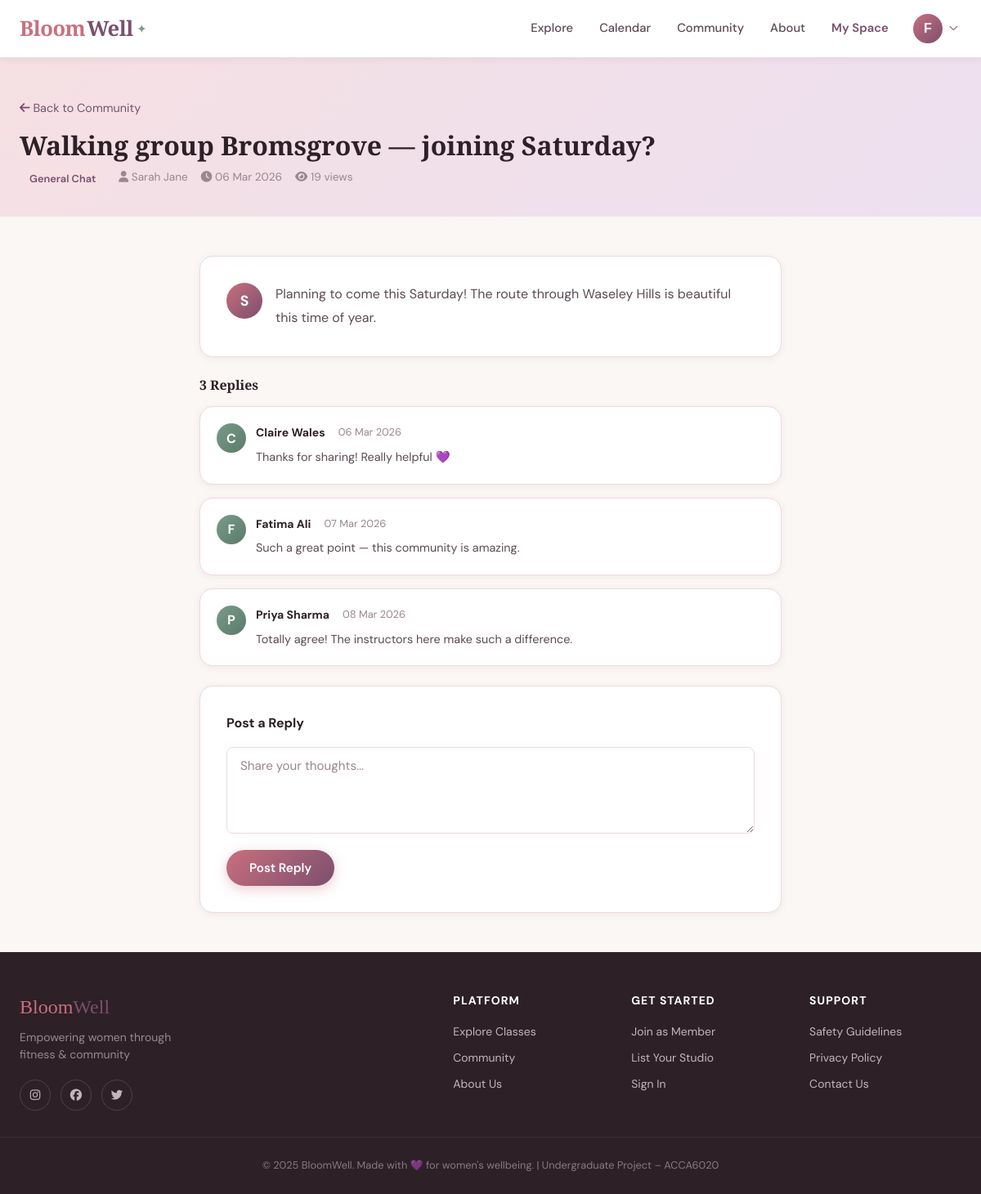
The app's page /member/discussion/4 (signed in) with its own data.
### app/models/__init__.py (models this page shows, shortened)
class User(UserMixin, db.Model):
    __tablename__ = 'users'
    id = db.Column(db.Integer, primary_key=True)
    email = db.Column(db.String(120), unique=True, nullable=False, index=True)
    username = db.Column(db.String(80), unique=True, nullable=False)
    password_hash = db.Column(db.String(256), nullable=False)
    role = db.Column(db.String(20), nullable=False, default='member')
    full_name = db.Column(db.String(120))
    profile_image = db.Column(db.String(200), default='default_avatar.png')
    bio = db.Column(db.Text)
    location = db.Column(db.String(120))
    phone = db.Column(db.String(20))
    is_active = db.Column(db.Boolean, default=True)
    is_verified = db.Column(db.Boolean, default=False)
    created_at = db.Column(db.DateTime, default=datetime.utcnow)
    last_seen = db.Column(db.DateTime, default=datetime.utcnow)
    member_profile = db.relationship('MemberProfile', backref='user', uselist=False, cascade='all, delete-orphan')
    provider_profile = db.relationship('ProviderProfile', backref='user', uselist=False, cascade='all, delete-orphan')
    bookings = db.relationship('Booking', backref='user', lazy='dynamic', cascade='all, delete-orphan')
    reviews = db.relationship('Review', backref='user', lazy='dynamic', cascade='all, delete-orphan')
    reports = db.relationship('Report', backref='reporter', lazy='dynamic', cascade='all, delete-orphan', foreign_keys='Report.reporter_id')
    discussions = db.relationship('Discussion', backref='author', lazy='dynamic', cascade='all, delete-orphan')
    discussion_replies = db.relationship('DiscussionReply', backref='author', lazy='dynamic', cascade='all, delete-orphan')
    def is_admin(self): return self.role == 'admin'
    def is_provider(self): return self.role == 'provider'
    def is_member(self): return self.role == 'member'

class Discussion(db.Model):
    __tablename__ = 'discussions'
    id = db.Column(db.Integer, primary_key=True)
    author_id = db.Column(db.Integer, db.ForeignKey('users.id'), nullable=False)
    title = db.Column(db.String(200), nullable=False)
    body = db.Column(db.Text, nullable=False)
    category = db.Column(db.String(50))
    is_pinned = db.Column(db.Boolean, default=False)
    is_active = db.Column(db.Boolean, default=True)
    is_members_only = db.Column(db.Boolean, default=False)
    view_count = db.Column(db.Integer, default=0)
    created_at = db.Column(db.DateTime, default=datetime.utcnow)
    replies = db.relationship('DiscussionReply', backref='discussion', lazy='dynamic', cascade='all, delete-orphan')

class DiscussionReply(db.Model):
    __tablename__ = 'discussion_replies'
    id = db.Column(db.Integer, primary_key=True)
    discussion_id = db.Column(db.Integer, db.ForeignKey('discussions.id'), nullable=False)
    author_id = db.Column(db.Integer, db.ForeignKey('users.id'), nullable=False)
    body = db.Column(db.Text, nullable=False)
    is_active = db.Column(db.Boolean, default=True)
    created_at = db.Column(db.DateTime, default=datetime.utcnow)

### app/routes/member.py (the view, shortened to what this page needs)
@member_bp.route('/discussion/<int:discussion_id>', methods=['GET', 'POST'])
@login_required
def view_discussion(discussion_id):
    discussion = Discussion.query.get_or_404(discussion_id)
    if discussion.is_members_only and not (current_user.is_authenticated and current_user.is_member()):
        flash('This discussion is for members only.', 'warning')
        return redirect(url_for('main.community'))
    discussion.view_count += 1
    db.session.commit()
    form = ReplyForm()
    replies = discussion.replies.filter_by(is_active=True).order_by(DiscussionReply.created_at.asc()).all()
    return render_template('member/view_discussion.html', discussion=discussion,
                           replies=replies, form=form, title=discussion.title)

### app/forms/__init__.py
class ReplyForm(FlaskForm):
    body = TextAreaField('Your Reply', validators=[DataRequired(), Length(min=2, max=2000)])
    submit = SubmitField('Post Reply')

### app/models/__init__.py (called while the page is built)
@login_manager.user_loader
def load_user(user_id):
    return User.query.get(int(user_id))

### app/templates/member/view_discussion.html (shortened to what this page needs)
{% extends "base.html" %}
{% block content %}
<div style="background:linear-gradient(135deg,var(--rose-pale),#ede0f0);padding:3rem 0 2rem;">
  <div class="container">
    <a href="{{ url_for('main.community') }}" style="color:var(--plum);font-size:0.9rem;text-decoration:none;"><i class="fas fa-arrow-left"></i> Back to Community</a>
    <h1 style="font-family:var(--font-display);font-size:2rem;margin-top:0.75rem;">{{ discussion.title }}</h1>
    <div style="display:flex;gap:1rem;flex-wrap:wrap;margin-top:0.5rem;">
      <span style="background:var(--rose-pale);color:var(--plum);padding:0.2rem 0.75rem;border-radius:100px;font-size:0.8rem;font-weight:600;">{{ discussion.category.replace('_',' ').title() if discussion.category else 'General' }}</span>
      <span style="font-size:0.85rem;color:var(--text-light);"><i class="fas fa-user"></i> {{ discussion.author.full_name or discussion.author.username }}</span>
      <span style="font-size:0.85rem;color:var(--text-light);"><i class="fas fa-clock"></i> {{ discussion.created_at.strftime('%d %b %Y') }}</span>
      <span style="font-size:0.85rem;color:var(--text-light);"><i class="fas fa-eye"></i> {{ discussion.view_count }} views</span>
    </div>
  </div>
</div>
<div style="background:var(--cream);padding:3rem 0;"><div class="container" style="max-width:760px;">
  <div class="card mb-3"><div class="card-body" style="padding:2rem;">
    <div style="display:flex;gap:1rem;">
      <div style="width:44px;height:44px;border-radius:50%;background:linear-gradient(135deg,var(--rose),var(--plum));color:white;display:flex;align-items:center;justify-content:center;font-weight:700;font-size:1.1rem;flex-shrink:0;">{{ discussion.author.full_name[0] if discussion.author.full_name else '?' }}</div>
      <p style="color:var(--text-mid);line-height:1.8;">{{ discussion.body }}</p>
    </div>
  </div></div>
  <h3 style="font-size:1rem;font-weight:700;margin-bottom:1rem;">{{ replies|length }} Repl{{ 'y' if replies|length==1 else 'ies' }}</h3>
  {% for reply in replies %}
  <div class="card mb-2"><div class="card-body" style="padding:1.25rem;">
    <div style="display:flex;gap:0.75rem;">
      <div style="width:36px;height:36px;border-radius:50%;background:linear-gradient(135deg,var(--sage),#5a7a6a);color:white;display:flex;align-items:center;justify-content:center;font-weight:700;flex-shrink:0;">{{ reply.author.full_name[0] if reply.author.full_name else '?' }}</div>
      <div style="flex:1;">
        <div style="display:flex;gap:1rem;align-items:center;margin-bottom:0.4rem;">
          <strong style="font-size:0.875rem;">{{ reply.author.full_name or reply.author.username }}</strong>
          <span style="font-size:0.8rem;color:var(--text-light);">{{ reply.created_at.strftime('%d %b %Y') }}</span>
        </div>
        <p style="color:var(--text-mid);font-size:0.9rem;line-height:1.7;">{{ reply.body }}</p>
      </div>
    </div>
  </div></div>
  {% endfor %}
  {% if current_user.is_authenticated %}
  <div class="card mt-3"><div class="card-body" style="padding:2rem;">
    <h4 style="font-size:1rem;font-weight:700;margin-bottom:1rem;">Post a Reply</h4>
    <form method="POST">
      <div class="form-group">{{ form.body(class="form-control", placeholder="Share your thoughts...", rows=4) }}{% for e in form.body.errors %}<li class="form-errors">{{ e }}</li>{% endfor %}</div>
      {{ form.submit(class="btn btn-primary") }}
    </form>
  </div></div>
  {% else %}
  <div class="card mt-3"><div class="card-body" style="text-align:center;padding:2rem;"><p style="color:var(--text-light);margin-bottom:1rem;">Sign in to join the conversation.</p><a href="{{ url_for('auth.login') }}" class="btn btn-primary">Sign In</a></div></div>
  {% endif %}
</div></div>
{% endblock %}

### app/templates/base.html (shortened to what this page needs)
<!DOCTYPE html>
<html lang="en">
<head>
    <link rel="stylesheet" href="https://cdnjs.cloudflare.com/ajax/libs/font-awesome/6.5.0/css/all.min.css">
    <link rel="stylesheet" href="{{ url_for('static', filename='css/style.css') }}">
</head>
<body>
<nav class="navbar">
    <div class="nav-container">
        <a href="{{ url_for('main.index') }}" class="nav-logo">
            <span class="logo-bloom">Bloom</span><span class="logo-well">Well</span><span class="logo-dot">✦</span>
        </a>
        <div class="nav-links">
            <a href="{{ url_for('main.explore') }}" class="nav-link">Explore</a>
            <a href="{{ url_for('main.calendar') }}" class="nav-link">Calendar</a>
            <a href="{{ url_for('main.community') }}" class="nav-link">Community</a>
            <a href="{{ url_for('main.about') }}" class="nav-link">About</a>
            {% if current_user.is_authenticated %}
                {% if current_user.is_admin() %}
                    <a href="{{ url_for('admin.dashboard') }}" class="nav-link nav-dashboard">Admin Panel</a>
                {% elif current_user.is_provider() %}
                    <a href="{{ url_for('provider.dashboard') }}" class="nav-link nav-dashboard">My Studio</a>
                {% else %}
                    <a href="{{ url_for('member.dashboard') }}" class="nav-link nav-dashboard">My Space</a>
                {% endif %}
                <div class="nav-user-menu">
                    <button class="nav-avatar-btn" onclick="toggleUserMenu()">
                        {% if current_user.profile_image and current_user.profile_image != 'default_avatar.png' %}
                            <img src="{{ url_for('static', filename='images/' + current_user.profile_image) }}" alt="avatar" class="nav-avatar-img">
                        {% else %}
                            <div class="nav-avatar-placeholder">{{ current_user.full_name[0] if current_user.full_name else current_user.username[0] }}</div>
                        {% endif %}
                        <i class="fas fa-chevron-down nav-chevron"></i>
                    </button>
                </div>
            {% else %}
                <a href="{{ url_for('auth.login') }}" class="btn-nav-outline">Sign In</a>
                <a href="{{ url_for('auth.register') }}" class="btn-nav-solid">Join Free</a>
            {% endif %}
        </div>
    </div>
</nav>
<main>
    {% block content %}{% endblock %}
</main>
<footer class="footer">
    <div class="footer-container">
        <div class="footer-brand">
            <p class="footer-logo"><span class="logo-bloom">Bloom</span><span class="logo-well">Well</span></p>
            <p class="footer-tagline">Empowering women through fitness & community</p>
            <div class="footer-social">
                <a href="#" class="social-link"><i class="fab fa-instagram"></i></a>
                <a href="#" class="social-link"><i class="fab fa-facebook"></i></a>
                <a href="#" class="social-link"><i class="fab fa-twitter"></i></a>
            </div>
        </div>
        <div class="footer-links">
            <div class="footer-col">
                <h4>Platform</h4>
                <a href="{{ url_for('main.explore') }}">Explore Classes</a>
                <a href="{{ url_for('main.community') }}">Community</a>
                <a href="{{ url_for('main.about') }}">About Us</a>
            </div>
            <div class="footer-col">
                <h4>Get Started</h4>
                <a href="{{ url_for('auth.register') }}">Join as Member</a>
                <a href="{{ url_for('auth.register') }}">List Your Studio</a>
                <a href="{{ url_for('auth.login') }}">Sign In</a>
            </div>
            <div class="footer-col">
                <h4>Support</h4>
                <a href="#">Safety Guidelines</a>
                <a href="#">Privacy Policy</a>
                <a href="#">Contact Us</a>
            </div>
        </div>
    </div>
    <div class="footer-bottom">
        <p>© 2025 BloomWell. Made with 💜 for women's wellbeing. | Undergraduate Project – ACCA6020</p>
    </div>
</footer>
</body>
</html>

### records on screen
User: full_name "F"
Discussion: title "Walking group Bromsgrove — joining Saturday?", category.replace "General Chat", created_at "06 Mar 2026", view_count "19", body "Planning to come this Saturday! The route through Waseley Hills is beautiful this time of year."
User: author "Sarah Jane", author "S"
DiscussionReply: author "C", author "Claire Wales", created_at "06 Mar 2026", body "Thanks for sharing! Really helpful 💜"
DiscussionReply: author "F", author "Fatima Ali", created_at "07 Mar 2026", body "Such a great point — this community is amazing."
DiscussionReply: author "P", author "Priya Sharma", created_at "08 Mar 2026", body "Totally agree! The instructors here make such a difference."

### other values on screen
{{ replies|length }} "3"
{{ 'y' if replies|length==1 else 'ies' }} "ies"
